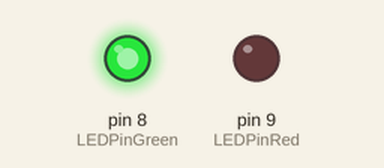
The sketch below on a simulated Arduino Uno, built with avr-gcc and run on an emulated ATmega328P. On the bench: output pins drawn as LEDs (lit = HIGH).

Above: at 0.2 s.
At 5.2 s:
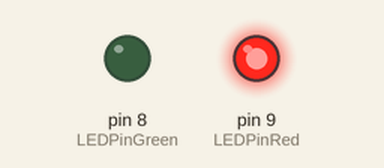
At 10.7 s:
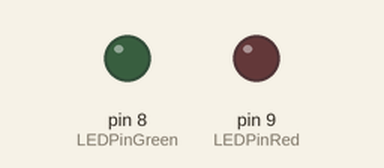
Timing chart, 0 to 11.7 s (numbered marks = the images above):
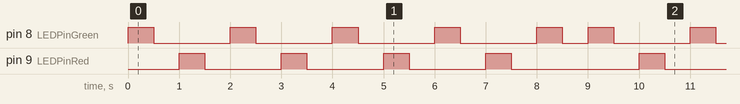

The sketch:

2_Conditional_Statements.ino
```cpp
int LEDPinGreen = 8;
int LEDPinRed = 9;
int waitTimeOnGreen = 500;
int waitTimeOffGreen = 500;
int waitTimeOnRed = 500;
int waitTimeOffRed = 500;

void setup()
{
  pinMode(LEDPinGreen,OUTPUT);
  pinMode(LEDPinRed,OUTPUT);
}

void loop()
{
  for(int i = 0;i < 9;i++){
    if (i%2 == 0){
      digitalWrite(LEDPinGreen,HIGH);
      delay(waitTimeOnGreen);
      digitalWrite(LEDPinGreen,LOW);
      delay(waitTimeOffGreen);
    }
    else{
      digitalWrite(LEDPinRed,HIGH);
      delay(waitTimeOnRed);
      digitalWrite(LEDPinRed,LOW);
      delay(waitTimeOffRed);
    }
  }
}
```

Measured:
- by itself, pin 8 (LEDPinGreen): repeats every 9.0 s: 4 × (LOW 1.5 s, HIGH 0.50 s), LOW 0.50 s, HIGH 0.50 s
- by itself, pin 9 (LEDPinRed): repeats every 9.0 s: 3 × (LOW 1.5 s, HIGH 0.50 s), LOW 2.5 s, HIGH 0.50 s
- by itself, everything shown: repeats every 9.0 s, in 18 steps
